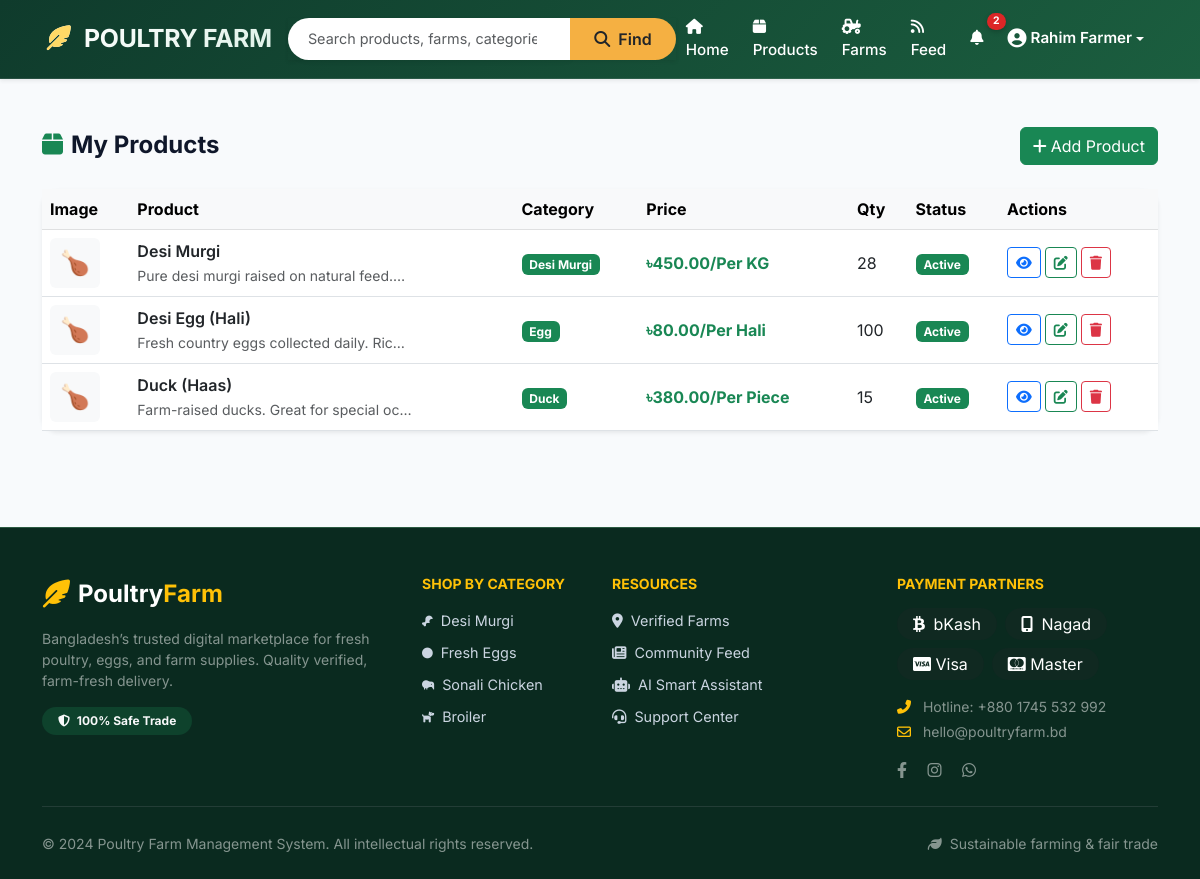
The page /products/my-products/ (signed in) on the database its author committed.
### accounts/models.py (models this page shows, shortened)
class User(AbstractBaseUser, PermissionsMixin):
    USER_TYPE_CHOICES = [
        ('buyer', 'Buyer'),
        ('seller', 'Seller'),
        ('admin', 'Admin'),
    ]
    email = models.EmailField(unique=True)
    full_name = models.CharField(max_length=150)
    phone_number = models.CharField(max_length=20)
    user_type = models.CharField(max_length=10, choices=USER_TYPE_CHOICES, default='buyer')
    profile_image = models.ImageField(upload_to='profiles/', null=True, blank=True)
    is_active = models.BooleanField(default=True)
    is_staff = models.BooleanField(default=False)
    date_joined = models.DateTimeField(default=timezone.now)
    USERNAME_FIELD = 'email'
    REQUIRED_FIELDS = ['full_name']
    objects = UserManager()
    @property
    def is_seller(self):
        return self.user_type == 'seller'
    @property
    def is_buyer(self):
        return self.user_type == 'buyer'

### products/models.py (models this page shows, shortened)
class Product(models.Model):
    seller = models.ForeignKey(User, on_delete=models.CASCADE, related_name='products')
    name = models.CharField(max_length=200)
    category = models.CharField(max_length=20, choices=CATEGORY_CHOICES)
    price = models.DecimalField(max_digits=10, decimal_places=2)
    unit = models.CharField(max_length=10, choices=UNIT_CHOICES, default='kg')
    quantity = models.PositiveIntegerField(default=0)
    description = models.TextField()
    is_available = models.BooleanField(default=True)
    is_featured = models.BooleanField(default=False)
    created_at = models.DateTimeField(auto_now_add=True)
    updated_at = models.DateTimeField(auto_now=True)
    def get_primary_image(self):
        img = self.images.filter(is_primary=True).first()
        if not img:
            img = self.images.first()
        return img

### products/views.py (the view)
# urls.py: path('my-products/', views.seller_product_list_view, name='seller_products'),
@login_required
def seller_product_list_view(request):
    if not request.user.is_seller:
        return redirect('home')
    products = Product.objects.filter(seller=request.user)
    return render(request, 'products/seller_products.html', {'products': products})

### notifications/context_processors.py (called while the page is built)
def notification_count(request):
    count = 0
    if request.user.is_authenticated:
        count = Notification.objects.filter(user=request.user, is_read=False).count()
    return {'notification_count': count}

### orders/context_processors.py (called while the page is built)
def cart_count(request):
    count = 0
    if request.user.is_authenticated and request.user.is_buyer:
        try:
            cart = Cart.objects.get(buyer=request.user)
            count = cart.get_item_count()
        except Cart.DoesNotExist:
            pass
    return {'cart_count': count}

### templates/products/seller_products.html (shortened to what this page needs)
{% extends 'base.html' %}
{% block content %}
<div class="container py-4">
    <div class="d-flex justify-content-between align-items-center mb-4">
        <h4 class="fw-bold mb-0"><i class="fas fa-box me-2 text-success"></i>My Products</h4>
        <a href="{% url 'products:add_product' %}" class="btn btn-success"><i class="fas fa-plus me-1"></i>Add Product</a>
    </div>
    <div class="card border-0 shadow-sm rounded-4">
        <div class="table-responsive">
            <table class="table table-hover align-middle mb-0">
                <thead class="table-light">
                    <tr>
                        <th>Image</th>
                        <th>Product</th>
                        <th>Category</th>
                        <th>Price</th>
                        <th>Qty</th>
                        <th>Status</th>
                        <th>Actions</th>
                    </tr>
                </thead>
                <tbody>
                    {% for product in products %}
                    <tr>
                        <td>
                            {% with product.get_primary_image as img %}
                            {% if img %}<img src="{{ img.image.url }}" width="50" height="50" class="rounded" style="object-fit:cover">
                            {% else %}<div class="rounded bg-light d-flex align-items-center justify-content-center" style="width:50px;height:50px;font-size:1.5rem">🍗</div>{% endif %}
                            {% endwith %}
                        </td>
                        <td>
                            <span class="fw-semibold">{{ product.name }}</span><br>
                            <small class="text-muted">{{ product.description|truncatechars:40 }}</small>
                        </td>
                        <td><span class="badge bg-success">{{ product.get_category_display }}</span></td>
                        <td class="fw-bold text-success">৳{{ product.price }}/{{ product.get_unit_display }}</td>
                        <td>{{ product.quantity }}</td>
                        <td>
                            <span class="badge {% if product.is_available %}bg-success{% else %}bg-secondary{% endif %}">
                                {% if product.is_available %}Active{% else %}Inactive{% endif %}
                            </span>
                        </td>
                        <td>
                            <div class="d-flex gap-1">
                                <a href="{% url 'products:product_detail' product.pk %}" class="btn btn-sm btn-outline-primary" title="View"><i class="fas fa-eye"></i></a>
                                <a href="{% url 'products:edit_product' product.pk %}" class="btn btn-sm btn-outline-success" title="Edit"><i class="fas fa-edit"></i></a>
                                <form method="post" action="{% url 'products:delete_product' product.pk %}" onsubmit="return confirm('Delete this product?')">
                                    {% csrf_token %}<button type="submit" class="btn btn-sm btn-outline-danger" title="Delete"><i class="fas fa-trash"></i></button>
                                </form>
                            </div>
                        </td>
                    </tr>
                    {% empty %}
                    <tr><td colspan="7" class="text-center py-4 text-muted">No products yet. <a href="{% url 'products:add_product' %}">Add your first product.</a></td></tr>
                    {% endfor %}
                </tbody>
            </table>
        </div>
    </div>
</div>
{% endblock %}

### templates/base.html (shortened to what this page needs)
<!DOCTYPE html>
<html lang="en">
<head>
    {% load static %}
    <link href="https://cdn.jsdelivr.net/npm/bootstrap@5.3.0/dist/css/bootstrap.min.css" rel="stylesheet">
    <link href="https://cdnjs.cloudflare.com/ajax/libs/font-awesome/6.4.0/css/all.min.css" rel="stylesheet">
</head>
<body>
<nav class="navbar navbar-expand-lg navbar-premium sticky-top shadow-sm">
    <div class="container px-2 px-lg-3">
        <a class="navbar-brand fw-bold" href="{% url 'home' %}">
            <i class="fas fa-feather-alt me-2" style="color: #ffd966;"></i> POULTRY FARM
        </a>
        <div class="collapse navbar-collapse" id="navbarNav">
            <form class="d-flex mx-auto my-2 my-lg-0 w-100 w-lg-50" method="GET" action="{% url 'products:product_list' %}">
                <div class="input-group shadow-sm">
                    <input class="form-control search-bar" type="search" name="q" placeholder="Search products, farms, categories..." value="{{ request.GET.q }}" aria-label="Search">
                    <button class="btn search-btn" type="submit"><i class="fas fa-search me-1"></i> Find</button>
                </div>
            </form>
            <ul class="navbar-nav ms-auto mt-3 mt-lg-0 align-items-center gap-1">
                <li class="nav-item"><a class="nav-link text-white" href="{% url 'home' %}"><i class="fas fa-home me-1"></i> Home</a></li>
                <li class="nav-item"><a class="nav-link text-white" href="{% url 'products:product_list' %}"><i class="fas fa-box me-1"></i> Products</a></li>
                <li class="nav-item"><a class="nav-link text-white" href="{% url 'farms:farm_list' %}"><i class="fas fa-tractor me-1"></i> Farms</a></li>
                <li class="nav-item"><a class="nav-link text-white" href="{% url 'social:feed' %}"><i class="fas fa-rss me-1"></i> Feed</a></li>
                {% if user.is_authenticated %}
                    <li class="nav-item position-relative">
                        <a class="nav-link text-white" href="{% url 'notifications:list' %}">
                            <i class="fas fa-bell"></i>
                            {% if notification_count > 0 %}
                            <span class="badge-counter">{{ notification_count }}</span>
                            {% endif %}
                        </a>
                    </li>
                    <li class="nav-item dropdown">
                        <a class="nav-link dropdown-toggle text-white d-flex align-items-center" href="#" id="navbarDropdown" role="button" data-bs-toggle="dropdown" aria-expanded="false">
                            <span class="fw-semibold">{{ user.full_name|truncatechars:14 }}</span>
                        </a>
                    </li>
                {% else %}
                    <li class="nav-item"><a class="btn btn-outline-light-custom me-2" href="{% url 'accounts:login' %}"><i class="fas fa-key me-1"></i> Login</a></li>
                    <li class="nav-item"><a class="btn btn-warning-custom" href="{% url 'accounts:register' %}"><i class="fas fa-user-plus me-1"></i> Register</a></li>
                {% endif %}
            </ul>
        </div>
    </div>
</nav>
<main class="py-4">
    {% block content %}{% endblock %}
</main>
<footer class="footer-premium text-white pt-5 pb-4 mt-5">
    <div class="container">
        <div class="row g-4">
            <div class="col-lg-4 col-md-6">
                <div class="d-flex align-items-center mb-3">
                    <i class="fas fa-feather-alt fs-3 me-2 text-warning"></i>
                    <span class="fw-bold fs-4">Poultry<span class="text-warning">Farm</span></span>
                </div>
                <p class="text-white-50 small lh-base">Bangladesh’s trusted digital marketplace for fresh poultry, eggs, and farm supplies. Quality verified, farm-fresh delivery.</p>
                <div class="mt-3">
                    <span class="badge bg-success bg-opacity-25 text-light px-3 py-2 rounded-pill"><i class="fas fa-shield-alt me-1"></i> 100% Safe Trade</span>
                </div>
            </div>
            <div class="col-lg-2 col-md-6">
                <h6 class="fw-bold text-uppercase small text-warning mb-3">Shop by Category</h6>
                <ul class="list-unstyled">
                    <li class="mb-2"><a href="{% url 'products:product_list' %}?category=desi_murgi" class="footer-link">Desi Murgi</a></li>
                    <li class="mb-2"><a href="{% url 'products:product_list' %}?category=egg" class="footer-link">Fresh Eggs</a></li>
                    <li class="mb-2"><a href="{% url 'products:product_list' %}?category=sonali" class="footer-link">Sonali Chicken</a></li>
                    <li class="mb-2"><a href="{% url 'products:product_list' %}?category=broiler" class="footer-link">Broiler</a></li>
                </ul>
            </div>
            <div class="col-lg-3 col-md-6">
                <h6 class="fw-bold text-uppercase small text-warning mb-3">Resources</h6>
                <ul class="list-unstyled">
                    <li class="mb-2"><a href="{% url 'farms:farm_list' %}" class="footer-link"><i class="fas fa-map-marker-alt me-2"></i>Verified Farms</a></li>
                    <li class="mb-2"><a href="{% url 'social:feed' %}" class="footer-link"><i class="fas fa-newspaper me-2"></i>Community Feed</a></li>
                    {% if user.is_authenticated %}
                    <li class="mb-2"><a href="{% url 'chat:ai_chat' %}" class="footer-link"><i class="fas fa-robot me-2"></i>AI Smart Assistant</a></li>
                    {% endif %}
                    <li class="mb-2"><a href="#" class="footer-link"><i class="fas fa-headset me-2"></i>Support Center</a></li>
                </ul>
            </div>
            <div class="col-lg-3 col-md-6">
                <h6 class="fw-bold text-uppercase small text-warning mb-3">Payment Partners</h6>
                <div class="d-flex flex-wrap gap-2 mb-3">
                    <span class="bg-dark bg-opacity-25 px-3 py-1 rounded-pill"><i class="fab fa-btc me-1"></i> bKash</span>
                    <span class="bg-dark bg-opacity-25 px-3 py-1 rounded-pill"><i class="fas fa-mobile-alt me-1"></i> Nagad</span>
                    <span class="bg-dark bg-opacity-25 px-3 py-1 rounded-pill"><i class="fab fa-cc-visa"></i> Visa</span>
                    <span class="bg-dark bg-opacity-25 px-3 py-1 rounded-pill"><i class="fab fa-cc-mastercard"></i> Master</span>
                </div>
                <p class="text-white-50 small mb-1"><i class="fas fa-phone-alt me-2 text-warning"></i> Hotline: +880 1745 532 992</p>
                <p class="text-white-50 small"><i class="far fa-envelope me-2 text-warning"></i> hello@poultryfarm.bd</p>
                <div class="mt-2">
                    <a href="#" class="text-white-50 me-3"><i class="fab fa-facebook-f"></i></a>
                    <a href="#" class="text-white-50 me-3"><i class="fab fa-instagram"></i></a>
                    <a href="#" class="text-white-50"><i class="fab fa-whatsapp"></i></a>
                </div>
            </div>
        </div>
        <hr class="border-secondary my-4">
        <div class="row align-items-center">
            <div class="col-md-6 text-center text-md-start">
                <p class="small text-white-50 mb-0">&copy; 2024 Poultry Farm Management System. All intellectual rights reserved.</p>
            </div>
            <div class="col-md-6 text-center text-md-end mt-2 mt-md-0">
                <span class="small text-white-50"><i class="fas fa-leaf me-1"></i> Sustainable farming & fair trade</span>
            </div>
        </div>
    </div>
</footer>
</body>
</html>

### templates/base.html (style rules this page uses)
* { margin: 0; padding: 0; box-sizing: border-box; }
body { font-family: 'Inter', sans-serif; background: #f8fafc; color: #0f172a; scroll-behavior: smooth; }
.navbar-premium { background: linear-gradient(135deg, #0f3b2c 0%, #1b5e3f 100%); box-shadow: 0 8px 20px rgba(0, 0, 0, 0.08); border-bottom: 1px solid rgba(255,255,255,0.1); }
.navbar-brand { font-weight: 700; letter-spacing: -0.3px; font-size: 1.55rem; background: linear-gradient(120deg, #fff, #e0f2e9); -webkit-background-clip: text; background-clip: text; color: transparent !important; }
.nav-link { font-weight: 500; font-size: 0.95rem; transition: all 0.2s ease; margin: 0 2px; }
.search-bar { border-radius: 60px; border: none; padding: 10px 20px; font-size: 0.9rem; box-shadow: 0 2px 8px rgba(0,0,0,0.02); }
.search-btn { border-radius: 60px; padding: 0 24px; background: #f5b042; border: none; font-weight: 600; }
.badge-counter { position: absolute; top: -6px; right: -12px; background: #dc2626; color: white; font-size: 0.65rem; font-weight: 700; padding: 3px 6px; border-radius: 50px; line-height: 1; box-shadow: 0 2px 5px rgba(0,0,0,0.2); }
.footer-premium { background: #0a2a1f; border-top: 1px solid #2c5a42; }
.footer-link { color: #cbd5e1; text-decoration: none; font-size: 0.9rem; transition: color 0.2s; }
main { animation: fadeInUp 0.4s ease-out; }

### rows shown on the page
User: full_name "Rahim Farmer"
Product: name "Desi Murgi", description "Pure desi murgi raised on natural feed.…", category "Desi Murgi", price "450.00", unit "Per KG", quantity "28", is_available "Active"
Product: name "Desi Egg (Hali)", description "Fresh country eggs collected daily. Ric…", category "Egg", price "80.00", unit "Per Hali", quantity "100", is_available "Active"
Product: name "Duck (Haas)", description "Farm-raised ducks. Great for special oc…", category "Duck", price "380.00", unit "Per Piece", quantity "15", is_available "Active"

### other values the page prints
{{ notification_count }} "2"
